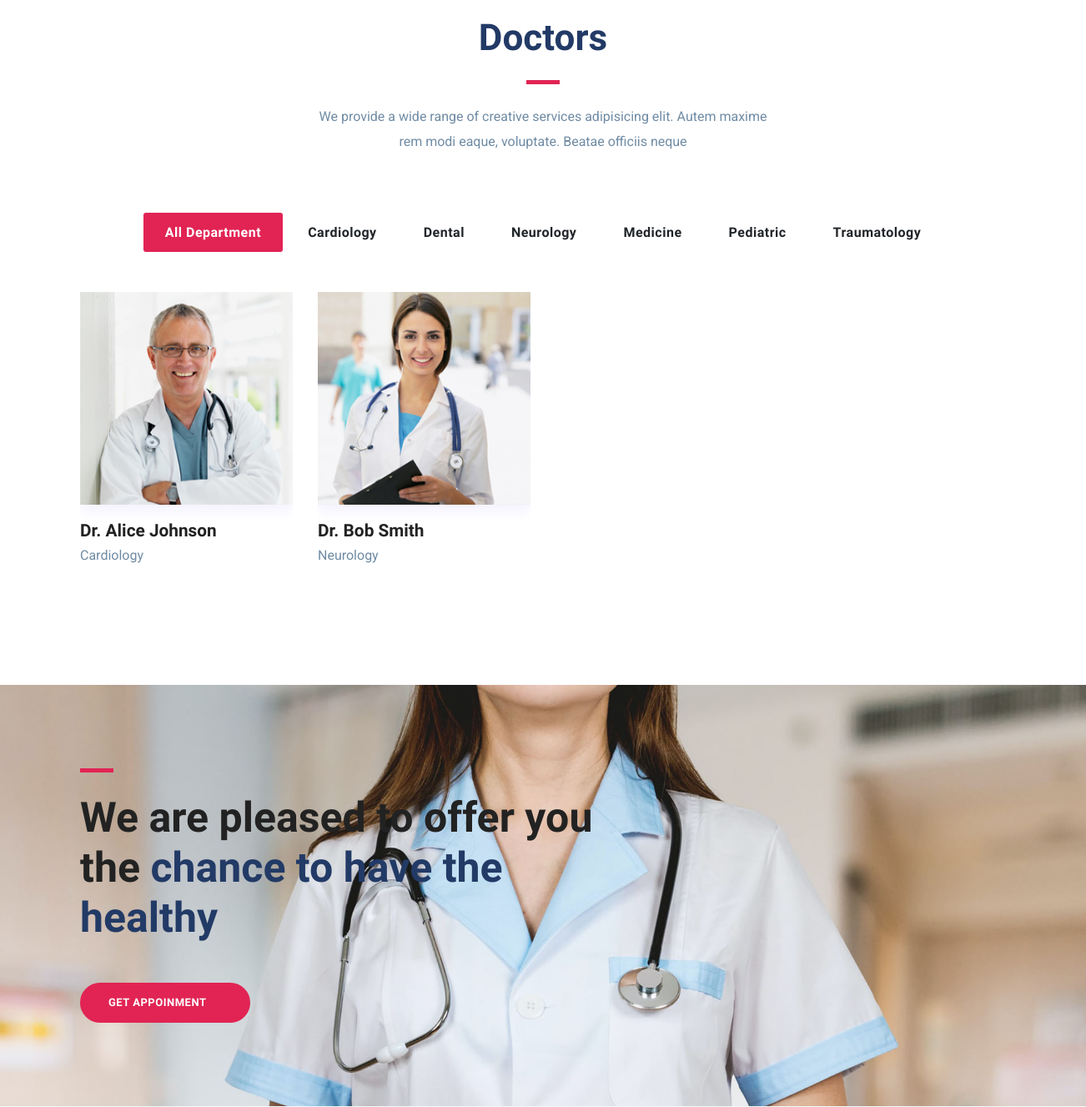
/doctors/ (middle part), run on an earlier commit of the app's database.
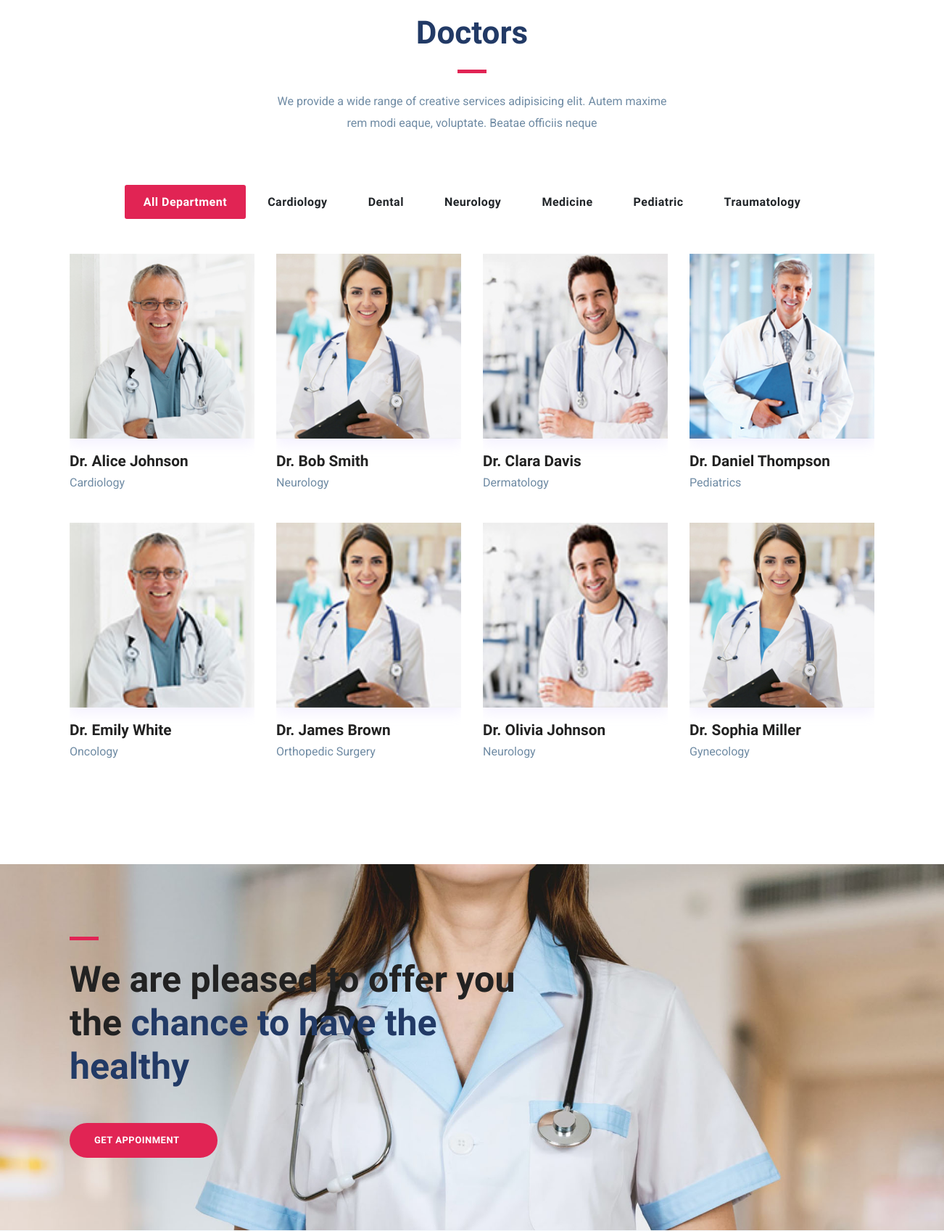
And on a later commit of the database.
### hospital/models.py (models this page shows, shortened)
class Doctor(models.Model):
    name = models.CharField(max_length=200)
    description = HTMLField()
    phone = models.CharField(max_length=20)
    image = models.ImageField(upload_to='doctor')
    specialist = models.CharField(max_length=200)
    department = models.ForeignKey(Department,on_delete=models.CASCADE,blank=True,null=True)
    slug = AutoSlugField(populate_from='name',null=True)

### hospital/views.py (the view)
# urls.py: path('doctors/', doctor_page, name='doctors'),
def doctor_page(request):
  doctors = Doctor.objects.all()
  context = {'doctors': doctors}
  return render(request, 'doctor.html',context)

### hospital/templates/doctor.html (shortened to what this page needs)
{% extends "base.html" %}
{% load static %}
{% block content %}
<section class="section doctors">
  <div class="container">
  	  <div class="row justify-content-center">
             <div class="col-lg-6 text-center">
                <div class="section-title">
                    <h2>Doctors</h2>
                    <div class="divider mx-auto my-4"></div>
                    <p>We provide a wide range of creative services adipisicing elit. Autem maxime rem modi eaque, voluptate. Beatae officiis neque </p>
                </div>
            </div>
        </div>
      <div class="col-12 text-center  mb-5">
	        <div class="btn-group btn-group-toggle " data-toggle="buttons">
	          <a href="" class="btn active ">
	            <input type="radio" name="shuffle-filter" value="all" checked="checked" />All Department
	          </a>
	          <label class="btn ">
	            <input type="radio" name="shuffle-filter" value="cat1" />Cardiology
	          </label>
	          <label class="btn">
	            <input type="radio" name="shuffle-filter" value="cat2" />Dental
	          </label>
	          <label class="btn">
	            <input type="radio" name="shuffle-filter" value="cat3" />Neurology
	          </label>
	          <label class="btn">
	            <input type="radio" name="shuffle-filter" value="cat4" />Medicine
	          </label>
	          <label class="btn">
	            <input type="radio" name="shuffle-filter" value="cat5" />Pediatric
	          </label>
	          <label class="btn">
	            <input type="radio" name="shuffle-filter" value="cat6" />Traumatology
	          </label>
	        </div>
      </div>
    <div class="row shuffle-wrapper portfolio-gallery">
				{% for doctor in doctors %}
					<div class="col-lg-3 col-sm-6 col-md-6 mb-4 shuffle-item">
	      	<div class="position-relative doctor-inner-box">
		        <div class="doctor-profile">
	               <div class="doctor-img">
								 <a href="{% url 'doctor' doctor.slug %}">
	               		<img src="{{ doctor.image.url }}" alt="doctor-image" class="img-fluid w-100">
								 </a>
	               </div>
	            </div>
                <div class="content mt-3">
                	<h4 class="mb-0"><a href="{% url 'doctor' doctor.slug %}"> {{doctor.name}} </a></h4>
                	<p>{{doctor.specialist}} </p>
                </div>
	      	</div>
      	</div>
				{% endfor %}
    </div>
  </div>
</section>
<section class="section cta-page">
	<div class="container">
		<div class="row">
			<div class="col-lg-7">
				<div class="cta-content">
					<div class="divider mb-4"></div>
					<h2 class="mb-5 text-lg">We are pleased to offer you the <span class="title-color">chance to have the healthy</span></h2>
					<a href="{% url 'appointment' %}" class="btn btn-main-2 btn-round-full">Get appoinment<i class="icofont-simple-right  ml-2"></i></a>
				</div>
			</div>
		</div>
	</div>
</section>
{% endblock content %}

### templates/base.html (shortened to what this page needs)
{% load static %}
<!DOCTYPE html>
<html lang="zxx">
<head>
  <link rel="stylesheet" href="{% static 'plugins/bootstrap/css/bootstrap.min.css' %}">
  <link rel="stylesheet" href="{% static 'plugins/icofont/icofont.min.css' %}">
  <link rel="stylesheet" href="{% static 'plugins/slick-carousel/slick/slick.css' %}">
  <link rel="stylesheet" href="{% static 'plugins/slick-carousel/slick/slick-theme.css' %}">
  <link rel="stylesheet" href="{% static 'css/style.css' %}">
	<link rel="stylesheet" type="text/css" href="https://cdn.jsdelivr.net/npm/toastify-js/src/toastify.min.css">
</head>
<body id="top">
{% block content %}
{% endblock content %}
  </body>
  </html>

### static/css/style.css (style rules this page uses)
html { overflow-x: hidden; }
body { line-height: 1.6; font-family: "Roboto", sans-serif; -webkit-font-smoothing: antialiased; font-size: 16px; color: #6F8BA4; font-weight: 400; }
h1, .h1, h2, .h2, h3, .h3, h4, .h4, h5, .h5, h6, .h6 { font-family: "Exo", sans-serif; font-weight: 700; color: #222; }
h2, .h2 { font-size: 44px; }
h4, .h4 { font-size: 1.3rem; line-height: 30px; }
p { line-height: 30px; }
.btn { display: inline-block; font-size: 14px; font-size: 0.8125rem; font-weight: 700; letter-spacing: .5px; padding: .75rem 2rem; font-family: "Exo", sans-serif; text-transform: uppercase; border-radius: 5px; border: 2px solid transparent; transition: all .35s ease; }
.btn-main-2 { background: #e12454; color: #fff; border-color: #e12454; }
.btn-round-full { border-radius: 50px; }
.section { padding: 100px 0; }
.text-lg { font-size: 3.75rem; }
a { color: #222; text-decoration: none; transition: all .35s ease; }
.title-color { color: #223a66; }
.section-title { margin-bottom: 70px; }
.section-title h2 { color: #223a66; }
.text-lg { font-size: 50px; }
.divider { width: 40px; height: 5px; background: #e12454; }
.doctors .btn-group .btn { border-radius: 0px; margin: 0px 2px; text-transform: capitalize; font-size: 16px; padding: .6rem 1.5rem; cursor: pointer; }
.doctors .btn-group .btn.active { box-shadow: none !important; border-color: transparent; background: #e12454; color: #fff; }
.doctors .btn-group > .btn-group:not(:last-child) > .btn, .doctors .btn-group > .btn:not(:last-child):not(.dropdown-toggle), .doctors .btn-group > .btn:not(:first-child) { border-radius: 3px; }
.doctor-inner-box { overflow: hidden; }
.doctor-inner-box .doctor-profile { overflow: hidden; position: relative; box-shadow: 0px 8px 16px 0px rgba(200, 183, 255, 0.2); }
.doctor-inner-box .doctor-profile .doctor-img { transition: all .35s ease; }
.cta-page { background: url("../images/bg/banner.jpg") no-repeat; background-size: cover; position: relative; }

What changed in the data, as far as the page shows it:
added Doctor: image (picture), name "Dr. Clara Davis", specialist "Dermatology"
added Doctor: image (picture), name "Dr. Daniel Thompson", specialist "Pediatrics"
added Doctor: image (picture), name "Dr. Emily White", specialist "Oncology"
added Doctor: image (picture), name "Dr. James Brown", specialist "Orthopedic Surgery"
added Doctor: image (picture), name "Dr. Olivia Johnson", specialist "Neurology"
added Doctor: image (picture), name "Dr. Sophia Miller", specialist "Gynecology"
